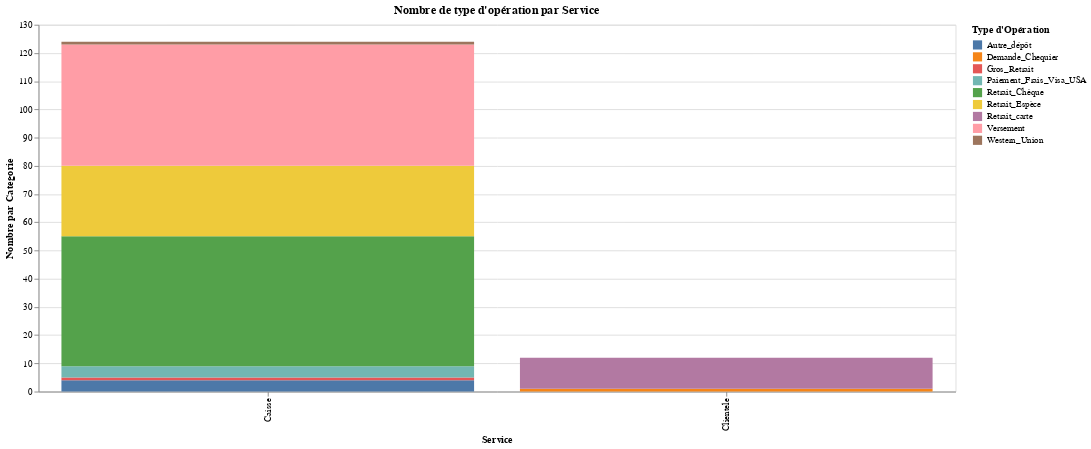

The cell this chart's notebook holds for it:
### Code cell
def stacked_service(data,type:str,concern:str,titre="Nombre de type d'opération par Service"):
    """
    Default values of type:
    'TempsAttenteReel' and 'TempOperation'
    """
    df=data.copy()
    df=df.sample(n=min(5000, len(data)),replace=False)
    df[type] = df[type].dropna()
    
    df=df.groupby([f'{type}', f'{concern}']).size().reset_index(name='Count')
    
    chart = alt.Chart(df).mark_bar().encode(
        x=alt.X(f'{type}:O', title='Service'),
        y=alt.Y('Count:Q', title='Nombre par Categorie'),
        color=alt.Color(f'{concern}:N', title="Type d'Opération"),
        order=alt.Order(f'{concern}:N')  # Ensures the stacking order
    ).properties(
        width=1000,
        height=400,
        title=f"{titre}"
    )
    return chart

stacked_service(df,type='NomService',concern='Type_Operation')

### Figure 1 — Vega-Lite specification as saved in the notebook (floating-point values rounded to 4 significant figures)
{"config": {"view": {"continuousWidth": 400, "continuousHeight": 300}}, "data": {"name": "data-55a53f8e9dad90a549835465a0d51ddb"}, "mark": "bar", "encoding": {"color": {"field": "Type_Operation", "title": "Type d'Opération", "type": "nominal"}, "order": {"field": "Type_Operation", "type": "nominal"}, "x": {"field": "NomService", "title": "Service", "type": "ordinal"}, "y": {"field": "Count", "title": "Nombre par Categorie", "type": "quantitative"}}, "height": 400, "title": "Nombre de type d'opération par Service", "width": 1000, "$schema": "https://vega.github.io/schema/vega-lite/v4.17.0.json", "datasets": {"data-55a53f8e9dad90a549835465a0d51ddb": [{"NomService": "Caisse", "Type_Operation": "Autre_dépôt", "Count": 4}, {"NomService": "Caisse", "Type_Operation": "Gros_Retrait", "Count": 1}, {"NomService": "Caisse", "Type_Operation": "Paiement_Frais_Visa_USA", "Count": 4}, {"NomService": "Caisse", "Type_Operation": "Retrait_Chèque", "Count": 46}, {"NomService": "Caisse", "Type_Operation": "Retrait_Espèce", "Count": 25}, {"NomService": "Caisse", "Type_Operation": "Versement", "Count": 43}, {"NomService": "Caisse", "Type_Operation": "Western_Union", "Count": 1}, {"NomService": "Clientele", "Type_Operation": "Demande_Chequier", "Count": 1}, {"NomService": "Clientele", "Type_Operation": "Retrait_carte", "Count": 11}]}}
